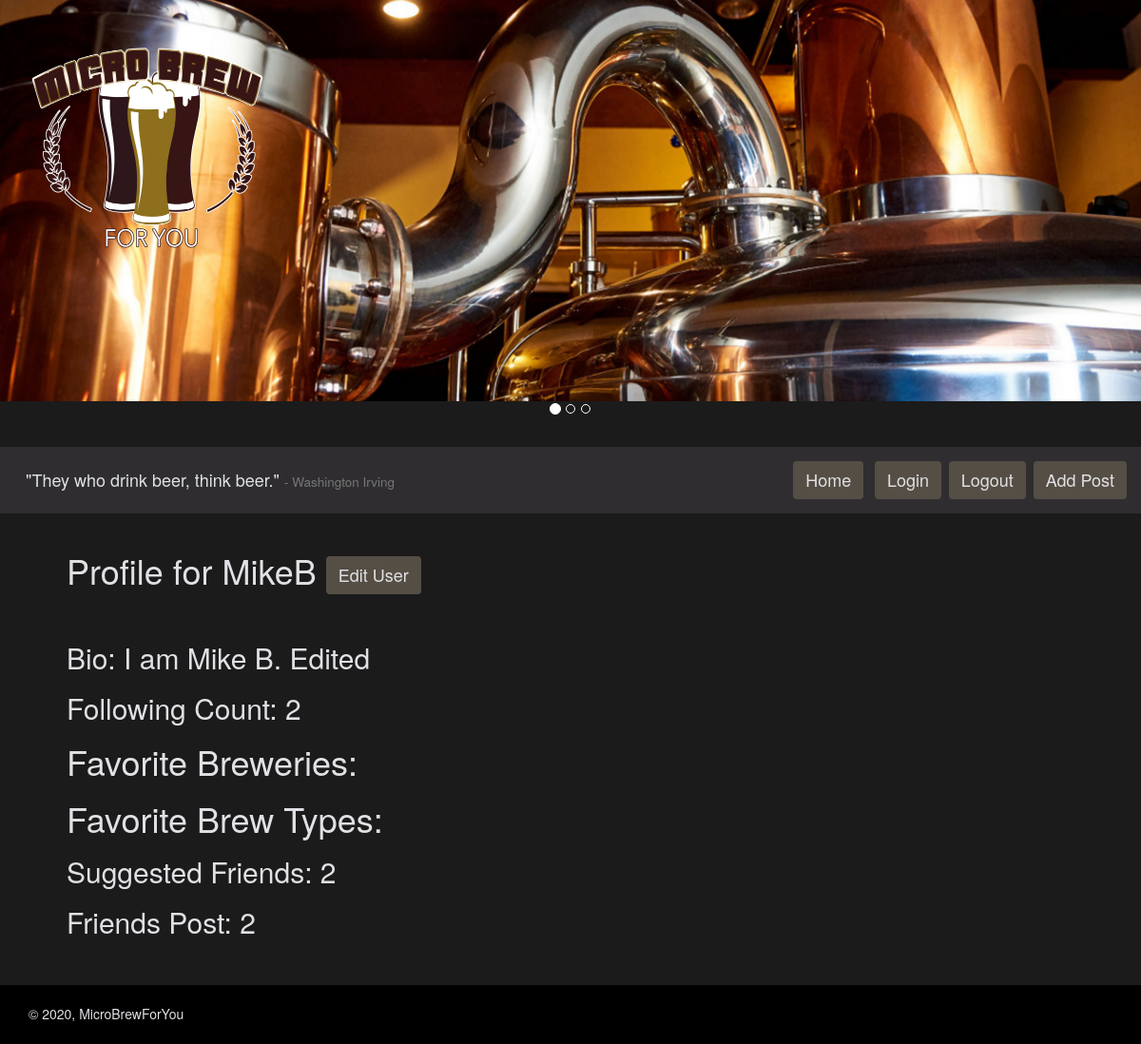
Before: / (signed in) with the older database file.
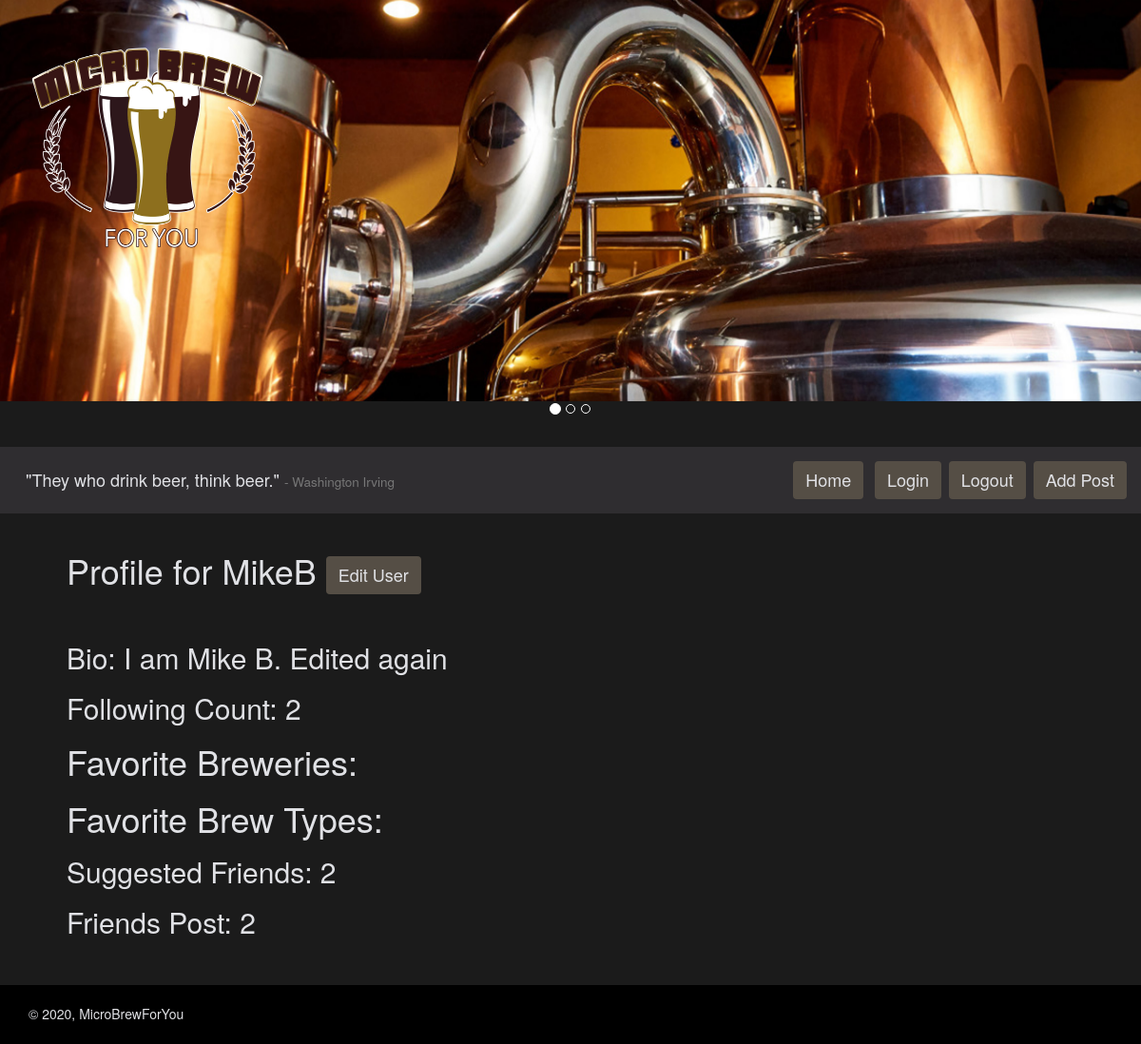
After: the same page with the newer database file.
### microbrewforyou_app/models.py (models this page shows)
class CustomUser(AbstractUser):
    bio = models.CharField(max_length=280, default='')
    user_image = models.ImageField(
        upload_to='CustomUser/', null=False, blank=False)
    users_following = models.ManyToManyField(
        "self", symmetrical=False, related_name='CustomUser')
    fav_breweries = models.ManyToManyField(
        "Breweries", symmetrical=False,
        related_name='fav_breweries', blank=True)
    fav_brewtypes = models.ManyToManyField(
        "BrewTypes", symmetrical=False,
        related_name='fav_brewtypes', blank=True)
    address = models.CharField(max_length=280)
    city = models.CharField(max_length=50)
    state = models.CharField(max_length=50)
    user_since = models.DateTimeField(default=timezone.now)
    REQUIRED_FIELDS = ['first_name', 'bio', 'address', 'city', 'state']
    def __str__(self):
        return self.username

### microbrewforyou_app/views.py (the view)
# urls.py: path('', IndexView.as_view(), name="homepage"),
class IndexView(View):
    def get(self, request):
        words_quote = "They who drink beer, think beer."
        words_author = "Washington Irving"
        if request.user.is_anonymous:
            follow_count = 0
        else:
            follow_count = len(request.user.users_following.all())
        return render(request, 'index.html', {'follow_count': follow_count,
                                              'words_author': words_author,
                                              "words_quote": words_quote})

### templates/index.html (shortened to what this page needs)
{% extends 'base.html' %} {% block content %}
<br />
{% if request.user.is_authenticated %}
<h1>
  Profile for {{request.user}}
  <a href="/edituser/{{request.user.id}}/" class="btn button-menu">Edit User</a>
</h1>
<br />
<h2>Bio: {{request.user.bio}}</h2>
<h2>Following Count: {{follow_count}}</h2>
{% include "favorite_breweries.html" %} {% include "favorite_brew_type.html" %}
<h2>Suggested Friends: {{follow_count}}</h2>
<h2>Friends Post: {{follow_count}}</h2>
<br />
<br />
{% endif %} {% endblock %}

Changed rows visible on the page:
changed CustomUser "MikeB": user.bio "I am Mike B. Edited" → "I am Mike B. Edited again"
